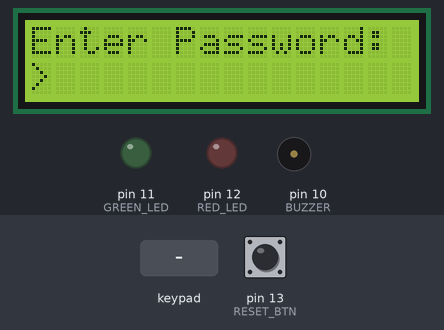
Bench run of a sketch on a simulated Arduino Uno, built with avr-gcc and run on an emulated ATmega328P. Shown: 16×2 character LCD, output pins drawn as LEDs (lit = HIGH), buzzer (waves = sounding). The inputs (shaded band) are chosen by the test bench; at power-on: pin 13 (RESET_BTN) HIGH. Random numbers use the default seed unless the sketch sets one; what the sketch prints to the serial monitor is not drawn.

Above: at 2.7 s.
2.8 s: keypad keys 1 2 3 4 # pressed 0.4 s apart
At 5.9 s:
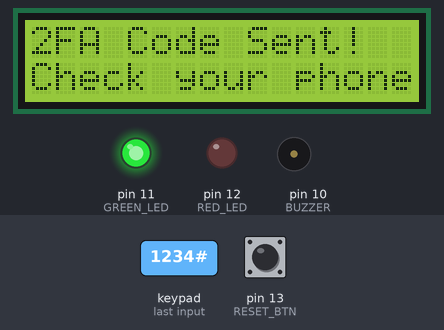
6.3 s: key '#' pressed
At 8.2 s:
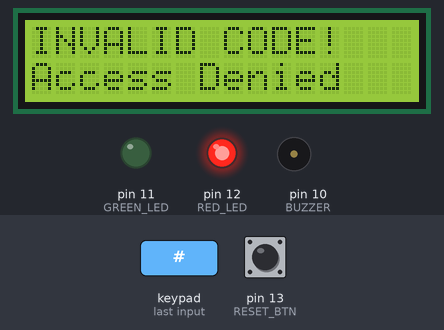
9.3 s: pin 13 (RESET_BTN) pulled LOW for 0.15 s
At 9.7 s:
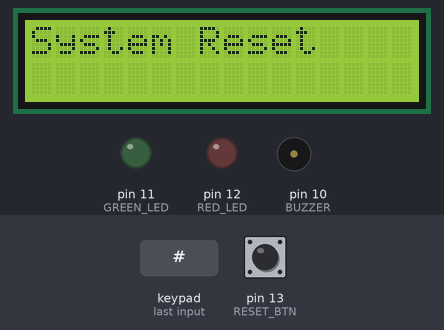
12.0 s: keypad keys 9 8 7 6 # pressed 0.4 s apart
At 14.9 s:
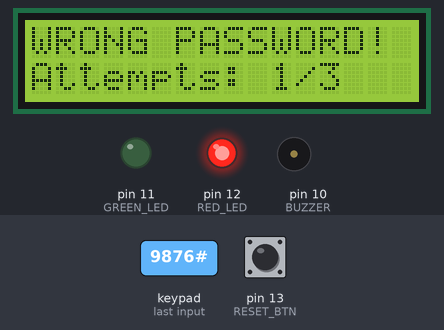
18.1 s: key '1' pressed
At 19.0 s:
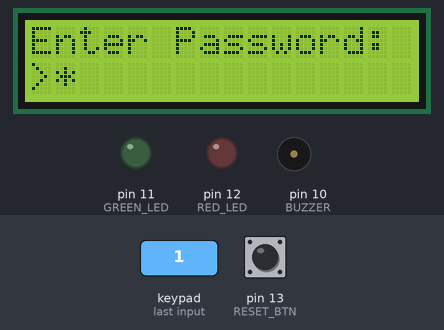
Timing chart, 0 to 20.6 s (numbered marks = the images above; inputs shaded):
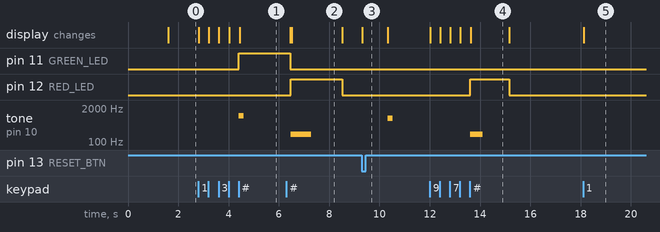

Measured:
- after the input at 2.8 s, pin 11 (GREEN_LED): LOW → HIGH after 1.6 s; tone on pin 10 (BUZZER): silent → 1000 Hz after 1.6 s, → silent 0.20 s later; the display: first changes at once (image 1 shows a later state)
- after the input at 6.3 s, pin 12 (RED_LED): LOW → HIGH after 0.18 s, → LOW 2.0 s later; tone on pin 10 (BUZZER): silent → 200 Hz after 0.18 s, → silent 0.80 s later
- after the input at 9.3 s, tone on pin 10 (BUZZER): silent → 800 Hz after 1.0 s, → silent 0.20 s later; the display: changes at once (image 3)
- after the input at 12.0 s, pin 12 (RED_LED): LOW → HIGH after 1.6 s, → LOW 1.5 s later; tone on pin 10 (BUZZER): silent → 200 Hz after 1.6 s, → silent 0.50 s later; the display: first changes at once (image 4 shows a later state)
- after the input at 18.1 s, the display: changes at once (image 5)
- what the display in image 2 shows lasts 2.0 s, from 6.5 s to 8.5 s
- what the display in image 4 shows lasts 1.6 s, from 13.6 s to 15.2 s

The sketch:

2FA-Lock.ino
```cpp
#include <Wire.h>
#include <LiquidCrystal_I2C.h>
#include <Keypad.h>
#include <Servo.h>

// ========== PIN ASSIGNMENTS ==========
// LCD I2C -   A4(SDA) and A5(SCL) + The usual VCC-5V GND
LiquidCrystal_I2C lcd(0x27, 16, 2);

// LEDs
const int GREEN_LED = 11;
const int RED_LED = 12;

// Buzzer
const int BUZZER = 10;

// Reset Button
const int RESET_BTN = 13;

// Keypad Configuration
const byte ROWS = 4;
const byte COLS = 4;
char keys[ROWS][COLS] = {
  {'1','2','3','A'},
  {'4','5','6','B'},
  {'7','8','9','C'},
  {'*','0','#','D'}
};

// Keypad pins: Row pins muna, tapos Column pins
// Basta nasa baba terminals at Magkakasunod
byte rowPins[ROWS] = {9, 8, 7, 6};    // Rows 1-4
byte colPins[COLS] = {5, 4, 3, 2};    // Columns 1-4


// Instance ni Keypad... i-mapa ang row pin 9 to 6 , col 5 to 2 , 4 na row, 4 na col.
Keypad keypad = Keypad(makeKeymap(keys), rowPins, colPins, ROWS, COLS);


// ========== 2FA VARIABLES ==========
String password = "1234";        // Master password
String oneTimeCode = "";         // Generated OTP
String userInput = "";           // User's input
int step = 0;                    // 0=password, 1=2FA code
unsigned long codeExpiry = 0;    // When OTP expires
int failedAttempts = 0;          // Track failures
bool systemLocked = false;       // Lockout status
unsigned long lockTime = 0;      // When locked

void setup() {
  Serial.begin(9600);

  // Initialize pins
  pinMode(GREEN_LED, OUTPUT);
  pinMode(RED_LED, OUTPUT);
  pinMode(BUZZER, OUTPUT);
  pinMode(RESET_BTN, INPUT_PULLUP);

  // Initialize LCD
  lcd.init();
  lcd.backlight();

  // Random seed (or Hashing sa term ni CompTIA Security+ for OTP generation
  randomSeed(analogRead(A0));

  // Welcome message
  lcd.print("2FA System Ready");
  delay(1500);
  lcd.clear();
  lcd.print("Enter Password:");
  lcd.setCursor(0, 1);
  lcd.print(">");

  Serial.println("2FA System Active");
  Serial.println("Enter password using keypad");
}

void loop() {
  // Check for system lockout for 3 wrong entry, kontra BruteForce
  if(systemLocked) {
    if(millis() - lockTime > 30000) {  // 30 second lockout
      systemLocked = false;
      failedAttempts = 0;
      step = 0;
      userInput = "";
      lcd.clear();
      lcd.print("System Unlocked");
      delay(1500);
      lcd.clear();
      lcd.print("Enter Password:");
      lcd.setCursor(0, 1);
      lcd.print(">");
    }
    return;
  }

  // Check reset button kung pinindot
  if(digitalRead(RESET_BTN) == LOW) {
    resetSystem();
    delay(500);  // Debounce
  }

  char key = keypad.getKey();

  if(key) {
    Serial.print("Key pressed: ");
    Serial.println(key);

    if(step == 0) {
      // PASSWORD STEP
      if(key == '#') {  // Submit password
        checkPassword();
      }
      else if(key == '*') {  // Clear input
        userInput = "";
        updatePasswordDisplay();
      }
      else if(key >= '0' && key <= '9') {  // Only digits
        if(userInput.length() < 6) {  // Limit to 6 digits
          userInput += key;
          updatePasswordDisplay();
        }
      }
    }
    else if(step == 1) {
      // 2FA CODE STEP when Goods ang Password
      if(key == '#') {  // Submit 2FA code
        check2FACode();
      }
      else if(key == '*') {  // Clear input
        userInput = "";
        update2FADisplay();
      }
      else if(key >= '0' && key <= '9') {  // Only digits
        if(userInput.length() < 6) {
          userInput += key;
          update2FADisplay();
        }
      }
    }
  }
}

void checkPassword() {
  if(userInput == password) {
    // Password correct - generate OTP
    digitalWrite(GREEN_LED, HIGH);
    tone(BUZZER, 1000, 200);

    // Generate 6-digit OTP (valid for 30 seconds)
    oneTimeCode = String(random(100000, 999999));
    codeExpiry = millis() + 30000;  // 30 seconds expiry

    lcd.clear();
    lcd.print("2FA Code Sent!");
    lcd.setCursor(0, 1);
    lcd.print("Check your phone");

    Serial.print("2FA Code (simulated): ");
    Serial.println(oneTimeCode);

    delay(2000);
    lcd.clear();
    lcd.print("Enter 2FA Code:");
    lcd.setCursor(0, 1);
    lcd.print(">");

    step = 1;
    userInput = "";
    digitalWrite(GREEN_LED, LOW);
  }
  else {
    // Password wrong
    digitalWrite(RED_LED, HIGH);
    tone(BUZZER, 200, 500);
    failedAttempts++;

    lcd.clear();
    lcd.print("WRONG PASSWORD!");
    lcd.setCursor(0, 1);
    lcd.print("Attempts: ");
    lcd.print(failedAttempts);
    lcd.print("/3");

    Serial.println("Access Denied - Wrong Password");
    delay(1500);

    if(failedAttempts >= 3) {
      systemLocked = true;
      lockTime = millis();
      lcd.clear();
      lcd.print("SYSTEM LOCKED!");
      lcd.setCursor(0, 1);
      lcd.print("Wait 30 sec");
      tone(BUZZER, 150, 1000);
    }
    else {
      userInput = "";
      lcd.clear();
      lcd.print("Enter Password:");
      lcd.setCursor(0, 1);
      lcd.print(">");
    }

    digitalWrite(RED_LED, LOW);
  }
}

void check2FACode() {
  // Check if code expired
  if(millis() > codeExpiry) {
    digitalWrite(RED_LED, HIGH);
    tone(BUZZER, 400, 500);

    lcd.clear();
    lcd.print("CODE EXPIRED!");
    lcd.setCursor(0, 1);
    lcd.print("Try again");

    Serial.println("2FA Code Expired!");
    delay(2000);

    // Reset to password step
    step = 0;
    userInput = "";
    lcd.clear();
    lcd.print("Enter Password:");
    lcd.setCursor(0, 1);
    lcd.print(">");
    digitalWrite(RED_LED, LOW);
  }
  else if(userInput == oneTimeCode) {
    // Access granted!
    digitalWrite(GREEN_LED, HIGH);
    tone(BUZZER, 1500, 300);

    lcd.clear();
    lcd.print("ACCESS GRANTED!");
    lcd.setCursor(0, 1);
    lcd.print("Welcome!");

    Serial.println("✓ 2FA Successful - Access Granted");

    delay(3000);

    // Reset for next user
    resetSystem();
  }
  else {
    // Invalid code
    digitalWrite(RED_LED, HIGH);
    tone(BUZZER, 200, 800);

    lcd.clear();
    lcd.print("INVALID CODE!");
    lcd.setCursor(0, 1);
    lcd.print("Access Denied");

    Serial.println("✗ Invalid 2FA Code");
    delay(2000);

    // Reset to start
    step = 0;
    userInput = "";
    lcd.clear();
    lcd.print("Enter Password:");
    lcd.setCursor(0, 1);
    lcd.print(">");
    digitalWrite(RED_LED, LOW);
  }
}

void updatePasswordDisplay() {
  lcd.setCursor(0, 1);
  lcd.print(">");
  for(int i = 0; i < userInput.length(); i++) {
    lcd.print("*");  // Masks actual password
  }
  // Clear remaining spaces
  for(int i = userInput.length(); i < 15; i++) {
    lcd.print(" ");
  }
}

void update2FADisplay() {
  lcd.setCursor(0, 1);
  lcd.print(">");
  lcd.print(userInput);
  // Clear remaining spaces
  for(int i = userInput.length(); i < 15; i++) {
    lcd.print(" ");
  }
}

void resetSystem() {
  step = 0;
  userInput = "";
  failedAttempts = 0;
  systemLocked = false;
  digitalWrite(GREEN_LED, LOW);
  digitalWrite(RED_LED, LOW);
  lcd.clear();
  lcd.print("System Reset");
  delay(1000);
  lcd.clear();
  lcd.print("Enter Password:");
  lcd.setCursor(0, 1);
  lcd.print(">");
  tone(BUZZER, 800, 200);
  Serial.println("System Reset by User");
}


/*

The 2FA (Two-Factor Authentication) example provided is actually serial monitor based,
so it doesn't use physical pins for input/output. However, here's a revised version
with designated pins for physical components:
2FA System with Designated Pins:
Components & Pin Connections:
text

Component          → Arduino Pin
------------------------------------
4x4 Keypad         → Pins 9,8,7,6 (Rows), 5,4,3,2 (Cols)
I2C LCD            → SDA = A4, SCL = A5, VCC=5V, GND=GND
Green LED (Access) → Pin 11
Red LED (Denied)   → Pin 12
Buzzer             → Pin 10
Button (Reset)     → Pin 13


*/
```
